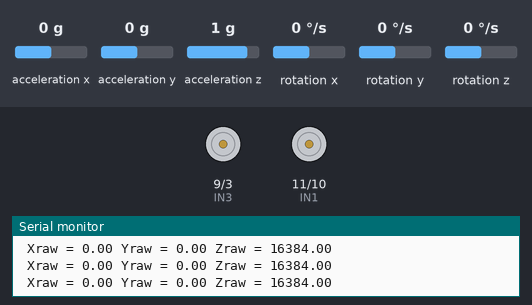
This sketch was run on a simulated Arduino Uno, built with avr-gcc and run on an emulated ATmega328P. Parts: motor-driver pin pairs drawn as motors (green arrow = first pin HIGH = forward, orange = second pin HIGH = backward, longer = more drive), the last lines printed to the serial monitor. Inputs (shaded band) come from the test bench; at power-on: acceleration x 0 g, acceleration y 0 g, acceleration z 1 g, rotation x 0 °/s, rotation y 0 °/s, rotation z 0 °/s.

Above: at 1.2 s.
1.3 s: acceleration x set to -0.5 g
2.8 s: acceleration x set to -0.8 g
At 3.6 s:
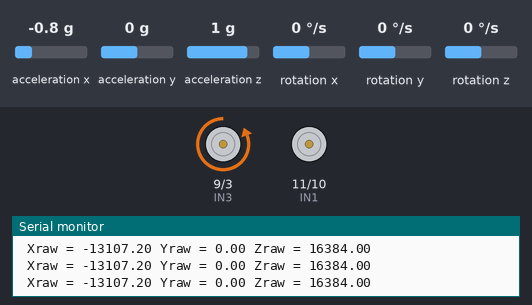
4.4 s: acceleration x set to 0.8 g
At 5.4 s:
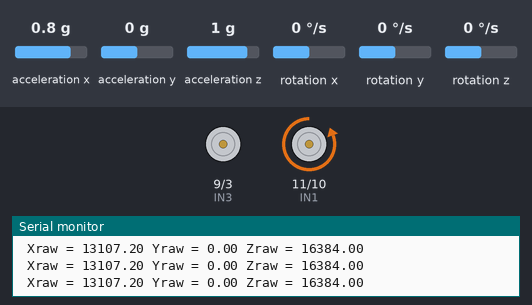
Timing chart, 0 to 7.4 s (numbered marks = the images above; inputs shaded):
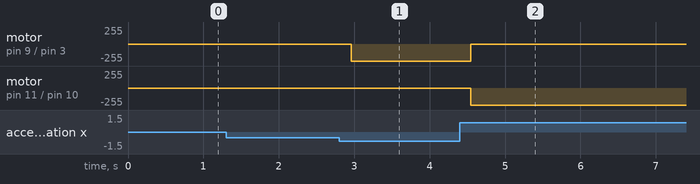

Measured:
- the behaviour switches between -0.6 and -0.7 g on acceleration x (found by bisection; images 0 and 1)
- after the input at 2.8 s, motor on pin 9 (IN3) / pin 3 (IN4): stopped → backward 255/255 after 0.16 s
- after the input at 4.4 s, motor on pin 9 (IN3) / pin 3 (IN4): backward 255/255 → stopped after 0.15 s; motor on pin 11 (IN1) / pin 10 (IN2): stopped → backward 255/255 after 0.15 s

The sketch:

Arduino.ino
```cpp
#define IN1    11
#define IN2    10
#define IN3    9
#define IN4    3
#include <Wire.h>
#include <MPU6050.h>

MPU6050 mpu;

// Function to check for "quit" message
void checkForQuit() {
  if (Serial.available() > 0) { // Check if data is available to read
    String message = Serial.readStringUntil('\n'); // Read the incoming message
    message.trim(); // Remove any extra whitespace or newline characters
    if (message.equalsIgnoreCase("quit")) { // Check if the message is "quit"
      Serial.println("Quit command received. Stopping program...");
      while (true) {} // Stop the program by entering an infinite loop
    }
  }
}

// the setup function runs once when you press reset or power the board
void setup() {
  // make all motor control pins low
  digitalWrite(IN1, LOW);
  digitalWrite(IN2, LOW);
  digitalWrite(IN3, LOW);
  digitalWrite(IN4, LOW);
  // configure all motor control pins as outputs
  pinMode(IN1, OUTPUT);
  pinMode(IN2, OUTPUT);
  pinMode(IN3, OUTPUT);
  pinMode(IN4, OUTPUT);
  Serial.begin(115200);

  Serial.println("Initialize MPU6050");

  while(!mpu.begin(MPU6050_SCALE_2000DPS, MPU6050_RANGE_2G))
  {
    Serial.println("Could not find a valid MPU6050 sensor, check wiring!");
    delay(500);
  }

  // If you want, you can set accelerometer offsets
  // mpu.setAccelOffsetX();
  // mpu.setAccelOffsetY();
  // mpu.setAccelOffsetZ();

  checkSettings();
}

void checkSettings()
{
  Serial.println();

  Serial.print(" * Sleep Mode:            ");
  Serial.println(mpu.getSleepEnabled() ? "Enabled" : "Disabled");

  Serial.print(" * Clock Source:          ");
  switch(mpu.getClockSource())
  {
    case MPU6050_CLOCK_KEEP_RESET:     Serial.println("Stops the clock and keeps the timing generator in reset"); break;
    case MPU6050_CLOCK_EXTERNAL_19MHZ: Serial.println("PLL with external 19.2MHz reference"); break;
    case MPU6050_CLOCK_EXTERNAL_32KHZ: Serial.println("PLL with external 32.768kHz reference"); break;
    case MPU6050_CLOCK_PLL_ZGYRO:      Serial.println("PLL with Z axis gyroscope reference"); break;
    case MPU6050_CLOCK_PLL_YGYRO:      Serial.println("PLL with Y axis gyroscope reference"); break;
    case MPU6050_CLOCK_PLL_XGYRO:      Serial.println("PLL with X axis gyroscope reference"); break;
    case MPU6050_CLOCK_INTERNAL_8MHZ:  Serial.println("Internal 8MHz oscillator"); break;
  }

  Serial.print(" * Accelerometer:         ");
  switch(mpu.getRange())
  {
    case MPU6050_RANGE_16G:            Serial.println("+/- 16 g"); break;
    case MPU6050_RANGE_8G:             Serial.println("+/- 8 g"); break;
    case MPU6050_RANGE_4G:             Serial.println("+/- 4 g"); break;
    case MPU6050_RANGE_2G:             Serial.println("+/- 2 g"); break;
  }

  Serial.print(" * Accelerometer offsets: ");
  Serial.print(mpu.getAccelOffsetX());
  Serial.print(" / ");
  Serial.print(mpu.getAccelOffsetY());
  Serial.print(" / ");
  Serial.println(mpu.getAccelOffsetZ());

  Serial.println();
}


// main loop function
void loop() {
//  digitalWrite(IN1, LOW);
//   digitalWrite(IN2, HIGH);
//    digitalWrite(IN3, LOW);
//   digitalWrite(IN4, HIGH);
  // delay(5000);    // wait half a second
  Vector rawAccel = mpu.readRawAccel();
  Vector normAccel = mpu.readNormalizeAccel();

  Serial.print(" Xraw = ");
  Serial.print(rawAccel.XAxis);
  Serial.print(" Yraw = ");
  Serial.print(rawAccel.YAxis);
  Serial.print(" Zraw = ");
  Serial.println(rawAccel.ZAxis);
  // Serial.print(" Xnorm = ");
  // Serial.print(normAccel.XAxis);
  // Serial.print(" Ynorm = ");
  // Serial.print(normAccel.YAxis);
  // Serial.print(" Znorm = ");
  // Serial.println(normAccel.ZAxis);

  delay(100);
  checkForQuit();
  if(rawAccel.XAxis > 10000){
    digitalWrite(IN1, LOW);
    digitalWrite(IN2, HIGH);
    digitalWrite(IN3, LOW);
    digitalWrite(IN4, LOW);
    }
  if(rawAccel.XAxis < -10000){
    digitalWrite(IN1, LOW);
    digitalWrite(IN2, LOW);
    digitalWrite(IN3, LOW);
    digitalWrite(IN4, HIGH);
  }
  if(-9999<rawAccel.XAxis && 9999>rawAccel.XAxis){
    digitalWrite(IN1, LOW);
    digitalWrite(IN2, LOW);
    digitalWrite(IN3, LOW);
    digitalWrite(IN4, LOW);
  }

}

// end of code.
```
